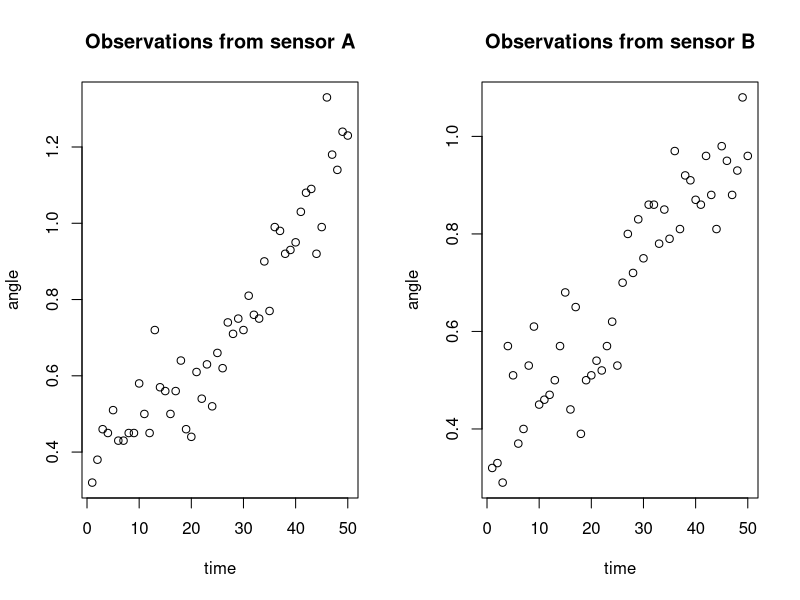

This chart was generated by the following R code:
## ---- chunk 1
knitr::opts_chunk$set(echo = TRUE)
library(MASS)
## ---- chunk 2
set.seed(202104)

# Prior
mu1 = c(10,30,10,-10)
Sigma1 = diag(c(10**2,10**2,5**2,5**2))

x = mvrnorm(mu=mu1, Sigma=Sigma1)


# Forward model 
delta = 1/60

A = diag(4)
A[1,3] = delta 
A[2,4] = delta 

Eps_model = diag(c(0.1**2,0.1**2,0.5**2,0.5**2))

ModelStep <- function(x){
  x = A%*%x + mvrnorm(mu=rep(0,4), Sigma=Eps)
  return(x)
}


# Obsrvation model
Eps_obs = diag(c(0.1**2,0.1**2))

Observation <- function(x){
  y = c(atan(x[1]/x[2]), atan((40-x[2])/(40-x[1]))) + mvrnorm(mu=rep(0,2), Sigma=Eps_obs)
  return(y)
}


# Observations 
obsA = read.table("sensorA.txt")
obsB = read.table("sensorB.txt")

obs = cbind(obsA,obsB)

## Visualisation
par(mfrow=c(1,2))
plot(obs[,1], main="Observations from sensor A",
     xlab="time", ylab="angle")
plot(obs[,2], main="Observations from sensor B",
     xlab="time", ylab="angle")
